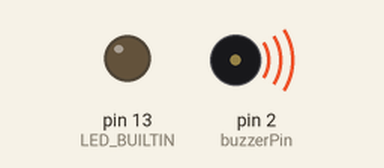
This sketch was run on a simulated Arduino Uno, built with avr-gcc and run on an emulated ATmega328P. On the bench: output pins drawn as LEDs (lit = HIGH), buzzer (waves = sounding).

Above: at 0.1 s.
At 37.9 s:
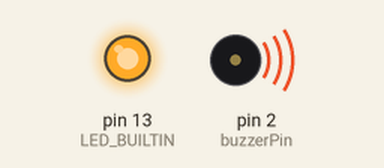
At 69.3 s:
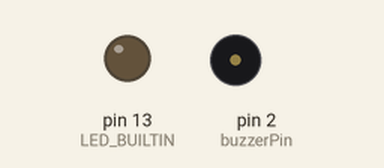
At 101.3 s:
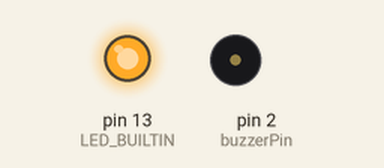
Timing chart, 0 to 102.8 s (numbered marks = the images above):
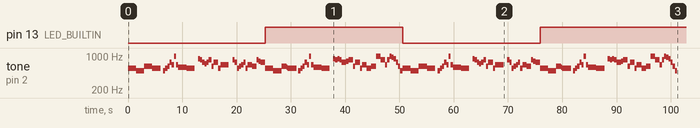

The sketch:

It_s_just_a_burning_memory_buzzer.ino
```cpp
#include <pitches.h>
int buzzerPin = 2;
void setup() {
  // put your setup code here, to run once:
 pinMode(buzzerPin, OUTPUT);
 pinMode(LED_BUILTIN, OUTPUT);

for (int i = 0; i <2; i++) {
  digitalWrite(LED_BUILTIN, LOW);
b(NOTE_CS5,1500);
b(NOTE_B4,1500);
b(NOTE_DS5,1500);
b(NOTE_CS5,1500);

delay(500);
b(NOTE_B4,400);
b(NOTE_CS5,400);
b(NOTE_DS5,400);
b(NOTE_FS5,400);
b(NOTE_E5,400);
b(NOTE_B5,400);
b(NOTE_E5,400);
b(NOTE_D5,1500);
b(NOTE_CS5,1500);
delay(600);
b(NOTE_A5,400);
b(NOTE_GS5,400);
b(NOTE_FS5,400);
b(NOTE_F5,400);
b(NOTE_FS5,400);
b(NOTE_GS5,500);

b(NOTE_DS5,400);
b(NOTE_FS5,850);

b(NOTE_CS5,400);
b(NOTE_E5,1550);
delay(700);
b(NOTE_GS5,400);
b(NOTE_FS5,400);
b(NOTE_CS5,400);
b(NOTE_DS5,400);
b(NOTE_E5,400);
b(NOTE_FS5,400);
b(NOTE_CS5,400);
b(NOTE_E5,800);
b(NOTE_DS5,800);
b(NOTE_GS5,400);
b(NOTE_G5,400);
b(NOTE_FS5,800);

//Second Verse
digitalWrite(LED_BUILTIN, HIGH);

 b(NOTE_CS5,1500);
b(NOTE_B4,1500);
b(NOTE_DS5,900);
b(NOTE_D5,200);
b(NOTE_CS5,200);
b(NOTE_CS5,1500);
delay(300);
b(NOTE_B4,400);
b(NOTE_CS5,400);
b(NOTE_DS5,400);
b(NOTE_FS5,400);
b(NOTE_E5,400);
b(NOTE_B5,400);
b(NOTE_E5,400);
b(NOTE_D5,1500);
b(NOTE_CS5,1500);
delay(600);
b(NOTE_A5,400);
b(NOTE_GS5,400);
b(NOTE_A5,400);
b(NOTE_GS5,400);
b(NOTE_FS5,850);
b(NOTE_G5,400);
b(NOTE_GS5,850);

b(NOTE_DS5,400);
b(NOTE_FS5,850);

b(NOTE_CS5,400);
b(NOTE_E5,850);
b(NOTE_CS5,850);
b(NOTE_DS5,850);
b(NOTE_B5,850);
b(NOTE_GS5,850);

b(NOTE_E5,400);
b(NOTE_GS5,400);
b(NOTE_B5,400);
b(NOTE_AS5,400);
b(NOTE_A5,400);
b(NOTE_FS5,400);
b(NOTE_DS5,400);
b(NOTE_B4,400);


}

}

void b(int note,int duration) {
  tone(buzzerPin,note,1000000);
  delay(duration);
  noTone(buzzerPin);
}

void loop() {
  // put your main code here, to run repeatedly:


}
```

pitches.h
```cpp
/*************************************************
 * Public Constants
 *************************************************/

#define NOTE_B0  31
#define NOTE_C1  33
#define NOTE_CS1 35
#define NOTE_D1  37
#define NOTE_DS1 39
#define NOTE_E1  41
#define NOTE_F1  44
#define NOTE_FS1 46
#define NOTE_G1  49
#define NOTE_GS1 52
#define NOTE_A1  55
#define NOTE_AS1 58
#define NOTE_B1  62
#define NOTE_C2  65
#define NOTE_CS2 69
#define NOTE_D2  73
#define NOTE_DS2 78
#define NOTE_E2  82
#define NOTE_F2  87
#define NOTE_FS2 93
#define NOTE_G2  98
#define NOTE_GS2 104
#define NOTE_A2  110
#define NOTE_AS2 117
#define NOTE_B2  123
#define NOTE_C3  131
#define NOTE_CS3 139
#define NOTE_D3  147
#define NOTE_DS3 156
#define NOTE_E3  165
#define NOTE_F3  175
#define NOTE_FS3 185
#define NOTE_G3  196
#define NOTE_GS3 208
#define NOTE_A3  220
#define NOTE_AS3 233
#define NOTE_B3  247
#define NOTE_C4  262
#define NOTE_CS4 277
#define NOTE_D4  294
#define NOTE_DS4 311
#define NOTE_E4  330
#define NOTE_F4  349
#define NOTE_FS4 370
#define NOTE_G4  392
#define NOTE_GS4 415
#define NOTE_A4  440
#define NOTE_AS4 466
#define NOTE_B4  494
#define NOTE_C5  523
#define NOTE_CS5 554
#define NOTE_D5  587
#define NOTE_DS5 622
#define NOTE_E5  659
#define NOTE_F5  698
#define NOTE_FS5 740
#define NOTE_G5  784
#define NOTE_GS5 831
#define NOTE_A5  880
#define NOTE_AS5 932
#define NOTE_B5  988
#define NOTE_C6  1047
#define NOTE_CS6 1109
#define NOTE_D6  1175
#define NOTE_DS6 1245
#define NOTE_E6  1319
#define NOTE_F6  1397
#define NOTE_FS6 1480
#define NOTE_G6  1568
#define NOTE_GS6 1661
#define NOTE_A6  1760
#define NOTE_AS6 1865
#define NOTE_B6  1976
#define NOTE_C7  2093
#define NOTE_CS7 2217
#define NOTE_D7  2349
#define NOTE_DS7 2489
#define NOTE_E7  2637
#define NOTE_F7  2794
#define NOTE_FS7 2960
#define NOTE_G7  3136
#define NOTE_GS7 3322
#define NOTE_A7  3520
#define NOTE_AS7 3729
#define NOTE_B7  3951
#define NOTE_C8  4186
#define NOTE_CS8 4435
#define NOTE_D8  4699
#define NOTE_DS8 4978
```
